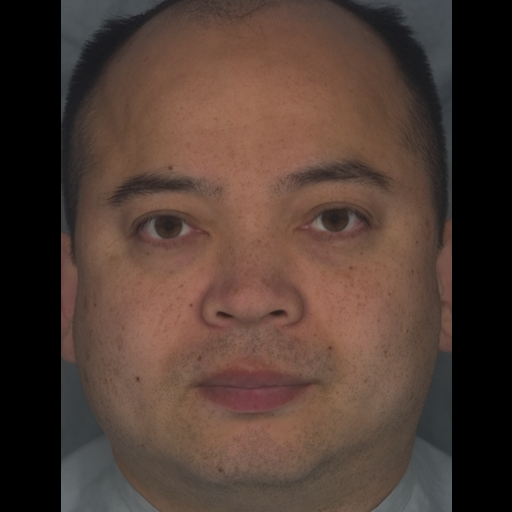
#> input picture RGB_pulse/_colorVectorEstimation/image.bmp, 512 x 512 px, found by its file name
$ python making_separate_image.py
#> lines starting #> are read from the running program, lines starting #| are printed output that depends on the picture; after the words box and inside, x2 and y2 are one past the last pixel; in counts of white or black regions, pixels touching at a corner belong together
#> further down, img is the input picture: shape (512, 512, 3); mean B, G, R 51.9, 60.5, 79.9
### RGB_pulse/_skinColorSeparation/program/_funcSkinSeparation.py
# -*- coding: utf-8 -*-

import numpy as np

def skinSeparation(BGR_img,output):
    """
    openCVのimreadで読み込んだnumpy形式の画像を入力する．
    出力はunsigned 16bit int (uint16) 形式のヘモグロビン画像であるが，
    出力する段階ではdoubleである．
    画像化する場合は出力された画像に対してnp.uint16(img)でキャストする必要がある．
    """
#> called with output = 'Hemoglobin'
    #画像情報の取得
    height, width, channels = BGR_img.shape[:3]
#> height = 512; width = 512; channels = 3
    Img_size = height * width
#> Img_size = 262144

     # 色ベクトルと照明強度ベクトル
     ##元データ
    #melanin    = np.array([ 0.4143, 0.3570, 0.8372 ])
    #hemoglobin = np.array([ 0.2988, 0.6838, 0.6657 ])

    melanin    = np.array([0.296755,0.441382,0.846829])
    hemoglobin = np.array([0.4352,0.6931,0.5746])

    shading    = np.array([ 1.0000, 1.0000, 1.0000 ])

    vec =np.vstack([shading,melanin,hemoglobin])

    # γ補正用パラメータの取得
    aa = 1
    bb = 0
    gamma = 1
    cc = 0
    gg = [1, 1, 1]

    # 肌色分布平面の法線 = 2つの色ベクトルの外積
    # 平面から法線を求める式(vec(1,:) = [1 1 1]なので式には考慮せず)
    housen = [vec[1,1]*vec[2,2]-vec[1,2]*vec[2,1], vec[1,2]*vec[2,0]-vec[1,0]*vec[2,2], vec[1,0]*vec[2,1]-vec[1,1]*vec[2,0]]

    MinSkin = np.array([0, 0, 0])

    # バイアスベクトルの設定
    Bias = MinSkin

    ##Mask画像の生成
    Mask = np.copy(BGR_img[:,:,0])
    Mask = np.where(Mask > 0, 1, 0)
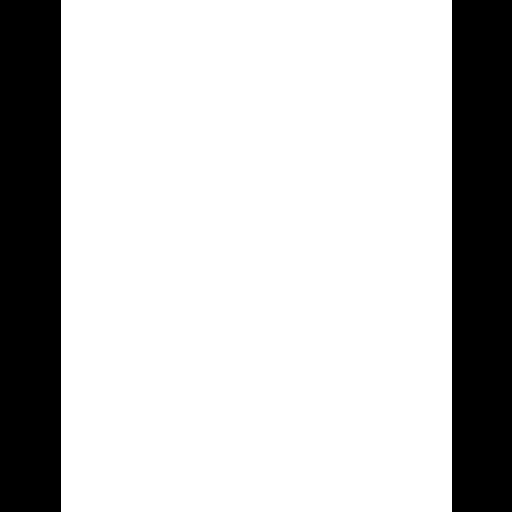
#> Mask: shape (512, 512) int64; values 0 (black) and 1 (white), 76.4% white; 2 black regions, box (x1, y1, x2, y2) and area: (0, 0, 61, 512) 31232, (452, 0, 512, 512) 30720

    # 配列の初期化
    DC = 1/255.0
    L = np.zeros((height*width*channels,1))
    linearSkin = np.zeros((channels,Img_size))
    RGB＿log = np.zeros((channels,Img_size))

   ##BGR -> RGBの形に画像配列を変換する

    Img_r = np.copy(BGR_img[:,:,2])
    Img_g = np.copy(BGR_img[:,:,1])
    Img_b = np.copy(BGR_img[:,:,0])

    temp_R = np.reshape(Img_r, Img_size)
    temp_G = np.reshape(Img_g, Img_size)
    temp_B = np.reshape(Img_b, Img_size)


    temp_RGB = np.array([temp_R, temp_G, temp_B]).T

    RGB_img = temp_RGB
    RGB_img = np.reshape(RGB_img, (height, width, channels))

    img_r = np.reshape(RGB_img[:,:,0].T, height*width)
    img_g = np.reshape(RGB_img[:,:,1].T, height*width)
    img_b = np.reshape(RGB_img[:,:,2].T, height*width)

    ##肌色成分の成分
    skin = np.array([img_r[:], img_g[:], img_b[:]])
    # -------------------------------------------------------------

    # 画像のガンマ補正(画像の最大値を1に正規化)
    for j in range(channels):
       linearSkin[j] = (((skin[j,:].astype(np.float64)-cc)/aa)*(1/gamma)-bb)/gg[j]/255

    # マスク画像の作成(黒い部分を除く)
    img_mask  = np.ones((channels,Img_size))   # マスク(0 or 1)
    img_mask2 = np.zeros((channels,Img_size))       # マスク(DC or 0)

    img_mask = np.where(linearSkin == 0, 0, 1)
    img_mask2 = np.where(linearSkin == 0, DC, 0)

    # 濃度空間へ変換しマスクへと
    for j in range(channels):
       linearSkin[j] = linearSkin[j] + img_mask2[j]
       RGB_log[j] = -np.log(linearSkin[j])

    RGB_log = RGB_log * img_mask.astype(np.float64)
    # 肌色空間の起点を0へ
    for i in range(channels):
       RGB_log[i] = RGB_log[i] - MinSkin[i]

    # 照明ムラ方向と平行な成分をとおる直線と肌色分布平面との交点を求める
    # housen：肌色分布平面の法線
    # vec：独立成分ベクトル

    t = -(np.dot(housen[0],RGB_log[0])+np.dot(housen[1],RGB_log[1])+np.dot(housen[2],RGB_log[2]))/(np.dot(housen[0],vec[0,0])+np.dot(housen[1],vec[0,1])+np.dot(housen[2],vec[0,2]))
    # 陰影除去
    # skin_flat：陰影除去したメラヘモベクトルの平面
    # rest：陰影成分
    skin_flat = np.dot(t[:,np.newaxis],vec[0,:][np.newaxis,:]).T + RGB_log
    rest = RGB_log - skin_flat

    # *************************************************************
    # 色素濃度の計算
    # -------------------------------------------------------------
    # 混合行列
    CompSynM = np.array([melanin, hemoglobin]).T
    # 分離行列
    CompExtM = np.linalg.pinv(CompSynM)
    # 各画素の色素濃度の取得
    #　　濃度分布 ＝ [メラニン色素；ヘモグロビン色素]
    #　　　　　　 ＝ 肌色ベクトル(陰影除去後)×分離行列
    Compornent = np.dot(CompExtM, skin_flat)

    # ヘモグロビン成分の補正(負数になってしまうため)
    # Compornent(2,:) = Compornent(2,:) + 0;
    # -------------------------------------------------------------
    Comp = np.vstack((Compornent, rest[0,:][np.newaxis,:]))

    temp_mhs = np.hstack([Comp[0,:], Comp[1,:], Comp[2,:]])[:,np.newaxis]
    Mel =temp_mhs[0:Img_size]
    Hem = temp_mhs[Img_size:Img_size*2]
    Shadow = temp_mhs[Img_size*2:Img_size*3]

    if (output == "Hemoglobin"):
       out = Hem
       out_vec = hemoglobin
    elif(output =="Melanin"):
       out = Mel
       out_vec = melanin
    else:
       out = Shadow
       out_vec = shading

    # -------------------------------------------------------------------------

    # *************************************************************************
    # 色素成分分離画像の出力
    # -------------------------------------------------------------------------
    SP_r = np.dot(vec[:,1][np.newaxis,:],Comp) + Bias[0]
    SP_g = np.dot(vec[:,2][np.newaxis,:],Comp) + Bias[1]
    SP_b = np.dot(vec[:,0][np.newaxis,:],Comp) + Bias[2]

    SP = np.array([SP_r, SP_g, SP_b])

    # 画像空間へ変換
    r_img = np.exp(-SP[0])
    g_img = np.exp(-SP[1])
    b_img = np.exp(-SP[2])

    r_img[r_img>1.0] = 1.0
    r_img[r_img<0.0] = 0.0
    g_img[g_img>1.0] = 1.0
    g_img[g_img<0.0] = 0.0
    b_img[b_img>1.0] = 1.0
    b_img[b_img<0.0] = 0.0

    r_img = np.reshape(r_img, (width,height))
    g_img = np.reshape(g_img, (width, height))
    b_img = np.reshape(b_img, (width, height))

    # データ結合
    I_exp = np.empty((height,width,3))
    I_exp[:,:,0] = r_img.T
    I_exp[:,:,1] = g_img.T
    I_exp[:,:,2] = b_img.T
    f_img = I_exp

    # マスク画像の作成
    Mask3 = np.empty((height,width,3))
    Mask3[:,:,0] = Mask
    Mask3[:,:,1] = Mask
    Mask3[:,:,2] = Mask
    f_img = f_img * Mask3.astype(np.float32)
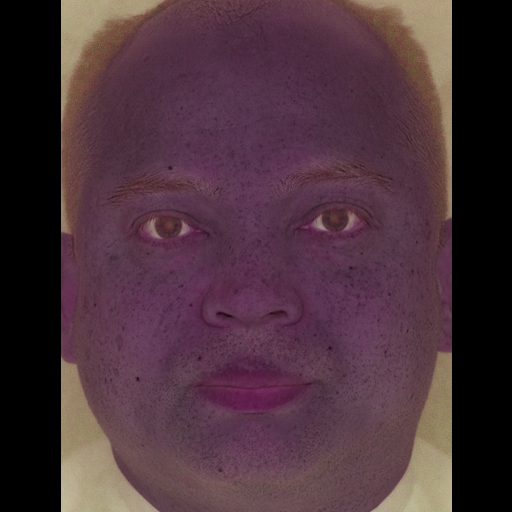
#> f_img: shape (512, 512, 3) float64; mean of channels 0, 1, 2 0.236, 0.2, 0.297; drawn as B, G, R

    # 色素画像の取得
    L_Vec = np.zeros((height*width*channels, 1))
    L_Obj = np.zeros((channels, Img_size))

    for i in range(np.size(out[0])):
       # 色ベクトルに各濃度を重み付ける
       for j in range(channels):
          L_Obj[j,:] = np.dot(out_vec[j], out[:,i])

    temp_rgb = np.hstack([L_Obj[0,:], L_Obj[1,:], L_Obj[2,:]])

    img2 = np.reshape(temp_rgb, (channels, width,height)).T
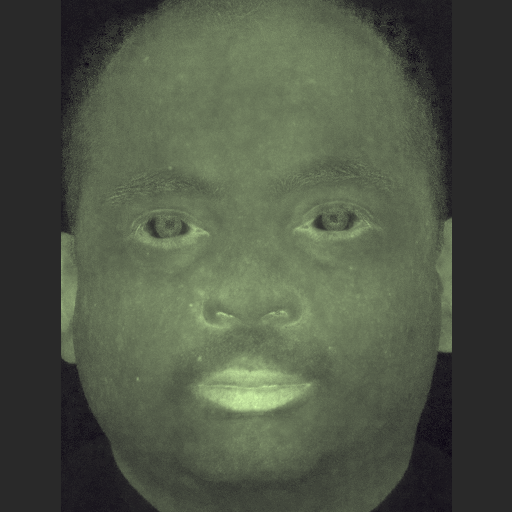
#> img2: shape (512, 512, 3) float64; mean of channels 0, 1, 2 0.226, 0.36, 0.299; drawn with min black and max white

    img_er = np.exp(-img2[:,:,0])
    img_eg = np.exp(-img2[:,:,1])
    img_eb = np.exp(-img2[:,:,2])

    # データを丸める
    img_er = np.where(img_er > 1.0, 1.0, img_er)
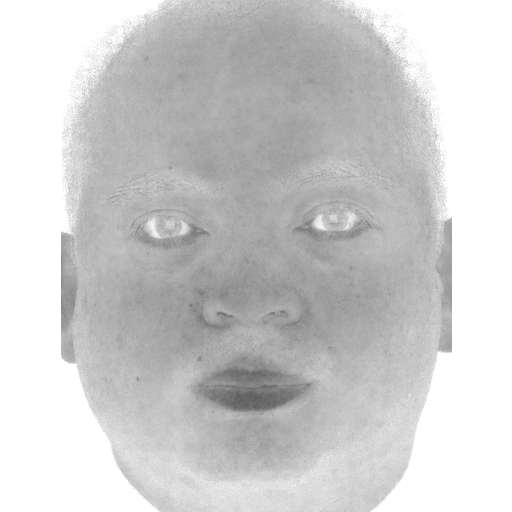
#> img_er: shape (512, 512) float64; min 0.342, max 1, mean 0.807
    img_er = np.where(img_er < 0.0, 0.0, img_er)
    img_eg = np.where(img_eg > 1.0, 1.0, img_eg)
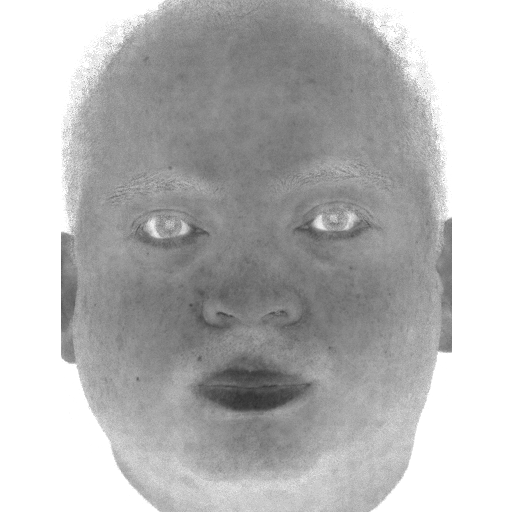
#> img_eg: shape (512, 512) float64; min 0.181, max 1, mean 0.723
    img_eg = np.where(img_eg < 0.0, 0.0, img_eg)
    img_eb = np.where(img_eb > 1.0, 1.0, img_eb)
    img_eb = np.where(img_eb < 0.0, 0.0, img_eb)

    img_exp = np.empty((height,width,3))
    img_exp[:,:,0] = img_eb
    img_exp[:,:,1] = img_eg
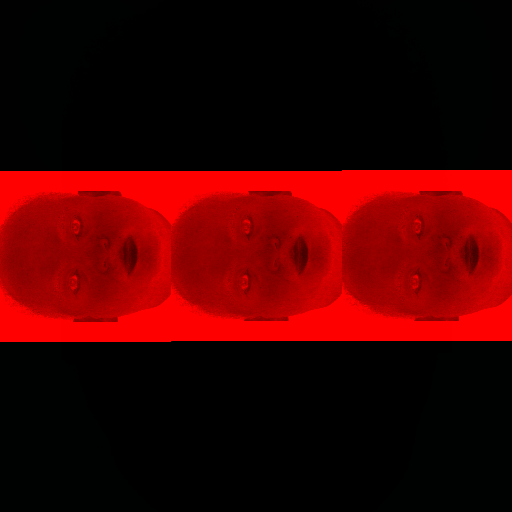
#> img_exp: shape (512, 512, 3) float64; mean of channels 0, 1, 2 0.8, 0.7, 64.8; drawn as B, G, R
    img_exp[:,:,2] = img_er

    ef_img = img_exp * Mask3.astype(np.float32)
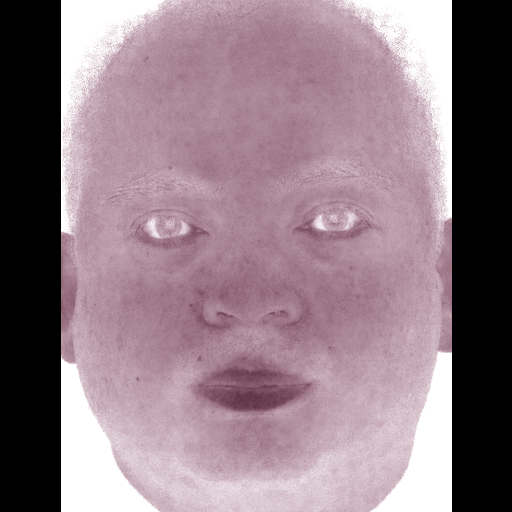
#> ef_img: shape (512, 512, 3) float64; mean of channels 0, 1, 2 0.523, 0.487, 0.571; drawn as B, G, R
    ef_img = ef_img * 65535.0

    # doubleの形式で画像を出力(png等で出力する場合にはuint16でキャストする必要あり)
    return ef_img

### RGB_pulse/_skinColorSeparation/program/making_separate_image.py
## 色素成分分離画像
import cv2
import numpy as np
import glob
import sys
import csv
import re
import os
import _funcSkinSeparation as ss


# [6 lines of commented-out code are left out]
img_num = "C:\\Users\\kine0\\labo\\imageSensing\\RGB_pulse\\_colorVectorEstimation\\image.bmp"

##import image
img = cv2.imread(img_num)

## output name
OUTPUT_DIR='c:/Users/kine0/labo/imageSensing/RGB_pulse/_skinColorSeparation/result/'
subject ='image'
OUTPUT_FILE =OUTPUT_DIR +subject +'.png'

##output image
output = ss.skinSeparation(img,"Hemoglobin")
outPutImg =output.astype(np.uint16)
cv2.imwrite(OUTPUT_FILE,outPutImg)

$ run again, with RGB_pulse/_colorVectorEstimation/skin7.png saved as RGB_pulse/_colorVectorEstimation/image.bmp
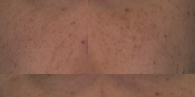
#> input picture RGB_pulse/_colorVectorEstimation/skin7.png, 195 x 97 px, found by its file name
#> img is the input picture: shape (97, 195, 3); mean B, G, R 78.7, 95.7, 136.3
#> in skinSeparation, `Img_g = np.copy(BGR_img[:,:,1])`:
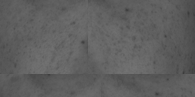
#> Img_g: shape (97, 195); min 59, max 116, mean 95.7
#> temp_R = 18915 values, max 162 at index 8673, min 86 at index 14232, mean 136.3
#> temp_G = 18915 values, max 116 at index 13776, min 59 at index 2723, mean 95.66
#> temp_B = 18915 values, max 98 at index 13293, min 39 at index 2077, mean 78.67
#> img_r = 18915 values, max 162 at index 9065, min 86 at index 18696, mean 136.3
#> img_g = 18915 values, max 116 at index 12292, min 59 at index 18249, mean 95.66
#> img_b = 18915 values, max 98 at index 3269, min 39 at index 12329, mean 78.67
#> t = 18915 values, max 0.349 at index 7996, min -0.643 at index 18890, mean 0.00319
#> Mel = 18915 values, max 1.61 at index 12329, min 0.546 at index 71, mean 0.76
#> Hem = 18915 values, max 1.8 at index 8093, min 0.409 at index 18211, mean 0.94
#> Shadow = 18915 values, max 0.643 at index 18890, min -0.349 at index 7996, mean -0.00319
#> out has the same summary as Hem
#> in skinSeparation, `ef_img = ef_img * 65535.0`:
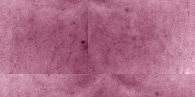
#> ef_img: shape (97, 195, 3) float64; mean of channels 0, 1, 2 38282.9, 34289.4, 43593.5; drawn with min black and max white
